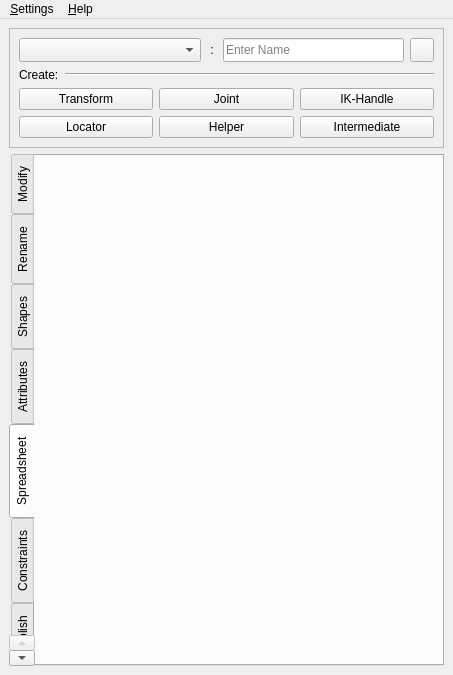
<?xml version="1.0" encoding="UTF-8"?>
<ui version="4.0">
 <class>QRigomatic</class>
 <widget class="QMainWindow" name="QRigomatic">
  <property name="geometry">
   <rect>
    <x>0</x>
    <y>0</y>
    <width>453</width>
    <height>675</height>
   </rect>
  </property>
  <property name="windowTitle">
   <string>Rig o'Matic</string>
  </property>
  <widget class="QWidget" name="mainWidget">
   <layout class="QVBoxLayout" name="verticalLayout">
    <item>
     <widget class="QFrame" name="nodeFrame">
      <property name="sizePolicy">
       <sizepolicy hsizetype="Expanding" vsizetype="Minimum">
        <horstretch>0</horstretch>
        <verstretch>0</verstretch>
       </sizepolicy>
      </property>
      <property name="autoFillBackground">
       <bool>true</bool>
      </property>
      <property name="frameShape">
       <enum>QFrame::StyledPanel</enum>
      </property>
      <property name="frameShadow">
       <enum>QFrame::Sunken</enum>
      </property>
      <layout class="QVBoxLayout" name="verticalLayout_2">
       <item>
        <widget class="QWidget" name="nameWidget" native="true">
         <property name="sizePolicy">
          <sizepolicy hsizetype="Expanding" vsizetype="Fixed">
           <horstretch>0</horstretch>
           <verstretch>0</verstretch>
          </sizepolicy>
         </property>
         <property name="minimumSize">
          <size>
           <width>0</width>
           <height>24</height>
          </size>
         </property>
         <property name="maximumSize">
          <size>
           <width>16777215</width>
           <height>24</height>
          </size>
         </property>
         <layout class="QHBoxLayout" name="horizontalLayout_2">
          <property name="leftMargin">
           <number>0</number>
          </property>
          <property name="topMargin">
           <number>0</number>
          </property>
          <property name="rightMargin">
           <number>0</number>
          </property>
          <property name="bottomMargin">
           <number>0</number>
          </property>
          <item>
           <widget class="QComboBox" name="namespaceComboBox">
            <property name="sizePolicy">
             <sizepolicy hsizetype="Expanding" vsizetype="Preferred">
              <horstretch>0</horstretch>
              <verstretch>0</verstretch>
             </sizepolicy>
            </property>
           </widget>
          </item>
          <item>
           <widget class="QLabel" name="namespaceLabel">
            <property name="sizePolicy">
             <sizepolicy hsizetype="Minimum" vsizetype="Preferred">
              <horstretch>0</horstretch>
              <verstretch>0</verstretch>
             </sizepolicy>
            </property>
            <property name="text">
             <string> : </string>
            </property>
           </widget>
          </item>
          <item>
           <widget class="QLineEdit" name="nameLineEdit">
            <property name="sizePolicy">
             <sizepolicy hsizetype="Expanding" vsizetype="Preferred">
              <horstretch>0</horstretch>
              <verstretch>0</verstretch>
             </sizepolicy>
            </property>
            <property name="placeholderText">
             <string>Enter Name</string>
            </property>
           </widget>
          </item>
          <item>
           <widget class="QColorButton" name="wireColorButton">
            <property name="sizePolicy">
             <sizepolicy hsizetype="Fixed" vsizetype="Fixed">
              <horstretch>0</horstretch>
              <verstretch>0</verstretch>
             </sizepolicy>
            </property>
            <property name="minimumSize">
             <size>
              <width>24</width>
              <height>24</height>
             </size>
            </property>
            <property name="maximumSize">
             <size>
              <width>24</width>
              <height>24</height>
             </size>
            </property>
            <property name="text">
             <string/>
            </property>
           </widget>
          </item>
         </layout>
        </widget>
       </item>
       <item>
        <widget class="QWidget" name="createDivider" native="true">
         <property name="sizePolicy">
          <sizepolicy hsizetype="Expanding" vsizetype="Minimum">
           <horstretch>0</horstretch>
           <verstretch>0</verstretch>
          </sizepolicy>
         </property>
         <layout class="QHBoxLayout" name="horizontalLayout">
          <property name="leftMargin">
           <number>0</number>
          </property>
          <property name="topMargin">
           <number>0</number>
          </property>
          <property name="rightMargin">
           <number>0</number>
          </property>
          <property name="bottomMargin">
           <number>0</number>
          </property>
          <item>
           <widget class="QLabel" name="createLabel">
            <property name="sizePolicy">
             <sizepolicy hsizetype="Minimum" vsizetype="Preferred">
              <horstretch>0</horstretch>
              <verstretch>0</verstretch>
             </sizepolicy>
            </property>
            <property name="text">
             <string>Create:</string>
            </property>
           </widget>
          </item>
          <item>
           <widget class="Line" name="createLine">
            <property name="sizePolicy">
             <sizepolicy hsizetype="Expanding" vsizetype="Fixed">
              <horstretch>0</horstretch>
              <verstretch>0</verstretch>
             </sizepolicy>
            </property>
            <property name="orientation">
             <enum>Qt::Horizontal</enum>
            </property>
           </widget>
          </item>
         </layout>
        </widget>
       </item>
       <item>
        <widget class="QWidget" name="widget_3" native="true">
         <layout class="QGridLayout" name="gridLayout">
          <property name="leftMargin">
           <number>0</number>
          </property>
          <property name="topMargin">
           <number>0</number>
          </property>
          <property name="rightMargin">
           <number>0</number>
          </property>
          <property name="bottomMargin">
           <number>0</number>
          </property>
          <item row="0" column="1">
           <widget class="QPushButton" name="jointPushButton">
            <property name="text">
             <string>Joint</string>
            </property>
           </widget>
          </item>
          <item row="0" column="2">
           <widget class="QPushButton" name="ikHandlePushButton">
            <property name="text">
             <string>IK-Handle</string>
            </property>
           </widget>
          </item>
          <item row="0" column="0">
           <widget class="QPushButton" name="transformPushButton">
            <property name="text">
             <string>Transform</string>
            </property>
           </widget>
          </item>
          <item row="1" column="0">
           <widget class="QPushButton" name="locatorPushButton">
            <property name="text">
             <string>Locator</string>
            </property>
           </widget>
          </item>
          <item row="1" column="1">
           <widget class="QPushButton" name="helperPushButton">
            <property name="text">
             <string>Helper</string>
            </property>
           </widget>
          </item>
          <item row="1" column="2">
           <widget class="QPushButton" name="intermediatePushButton">
            <property name="text">
             <string>Intermediate</string>
            </property>
           </widget>
          </item>
         </layout>
        </widget>
       </item>
      </layout>
     </widget>
    </item>
    <item>
     <widget class="QTabWidget" name="tabControl">
      <property name="tabPosition">
       <enum>QTabWidget::West</enum>
      </property>
      <property name="tabShape">
       <enum>QTabWidget::Rounded</enum>
      </property>
      <property name="currentIndex">
       <number>4</number>
      </property>
      <property name="documentMode">
       <bool>false</bool>
      </property>
      <widget class="QModifyTab" name="modifyTab">
       <attribute name="title">
        <string>Modify</string>
       </attribute>
      </widget>
      <widget class="QRenameTab" name="renameTab">
       <attribute name="title">
        <string>Rename</string>
       </attribute>
      </widget>
      <widget class="QShapesTab" name="shapesTab">
       <attribute name="title">
        <string>Shapes</string>
       </attribute>
      </widget>
      <widget class="QAttributesTab" name="attributesTab">
       <attribute name="title">
        <string>Attributes</string>
       </attribute>
      </widget>
      <widget class="QSpreadsheetTab" name="spreadsheetTab">
       <attribute name="title">
        <string>Spreadsheet</string>
       </attribute>
      </widget>
      <widget class="QConstraintsTab" name="constraintsTab">
       <attribute name="title">
        <string>Constraints</string>
       </attribute>
      </widget>
      <widget class="QPublishTab" name="publishTab">
       <attribute name="title">
        <string>Publish</string>
       </attribute>
      </widget>
     </widget>
    </item>
   </layout>
  </widget>
  <widget class="QMenuBar" name="mainMenuBar">
   <property name="geometry">
    <rect>
     <x>0</x>
     <y>0</y>
     <width>453</width>
     <height>21</height>
    </rect>
   </property>
   <widget class="QMenu" name="settingsMenu">
    <property name="title">
     <string>&amp;Settings</string>
    </property>
   </widget>
   <widget class="QMenu" name="helpMenu">
    <property name="title">
     <string>&amp;Help</string>
    </property>
   </widget>
   <addaction name="settingsMenu"/>
   <addaction name="helpMenu"/>
  </widget>
  <action name="usingRigomaticAction">
   <property name="text">
    <string>Using Rig o'Matic</string>
   </property>
  </action>
  <action name="actionChange_Naming_Configuration">
   <property name="text">
    <string>Change Naming Configuration</string>
   </property>
  </action>
 </widget>
 <customwidgets>
  <customwidget>
   <class>QRenameTab</class>
   <extends>QWidget</extends>
   <header>rigomatic/ui/tabs/qrenametab.h</header>
   <container>1</container>
  </customwidget>
  <customwidget>
   <class>QShapesTab</class>
   <extends>QWidget</extends>
   <header>rigomatic/ui/tabs/qshapestab.h</header>
   <container>1</container>
  </customwidget>
  <customwidget>
   <class>QAttributesTab</class>
   <extends>QWidget</extends>
   <header>rigomatic/ui/tabs/qattributestab.h</header>
   <container>1</container>
  </customwidget>
  <customwidget>
   <class>QConstraintsTab</class>
   <extends>QWidget</extends>
   <header>rigomatic/ui/tabs/qconstraintstab.h</header>
   <container>1</container>
  </customwidget>
  <customwidget>
   <class>QModifyTab</class>
   <extends>QWidget</extends>
   <header>rigomatic/ui/tabs/qmodifytab.h</header>
   <container>1</container>
  </customwidget>
  <customwidget>
   <class>QPublishTab</class>
   <extends>QWidget</extends>
   <header>rigomatic/ui/tabs/qpublishtab.h</header>
   <container>1</container>
  </customwidget>
  <customwidget>
   <class>QColorButton</class>
   <extends>QPushButton</extends>
   <header>rigomatic/ui/widgets/qcolorbutton.h</header>
  </customwidget>
  <customwidget>
   <class>QSpreadsheetTab</class>
   <extends>QWidget</extends>
   <header>rigomatic/ui/tabs/qspreadsheettab.h</header>
   <container>1</container>
  </customwidget>
 </customwidgets>
 <resources/>
 <connections/>
</ui>
